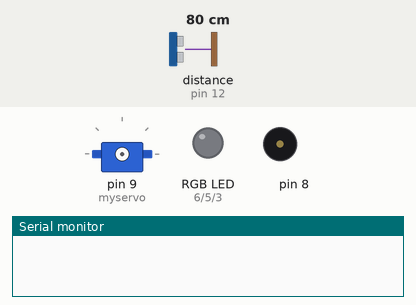
Recording of a sketch running on a simulated Arduino Uno, built with avr-gcc and run on an emulated ATmega328P. Parts: servo, an RGB LED mixed from three pins (HIGH = lit), buzzer (waves = sounding), the last lines printed to the serial monitor. Dashed ring = blinking. The inputs (shaded band) are chosen by the test bench; at power-on: distance to the obstacle (sensor on pin 12) 80 cm. The echo pulse lasts 58.3 µs per cm; random numbers use the default seed unless the sketch sets one.

Above: at 0.1 s.
At 2.2 s:
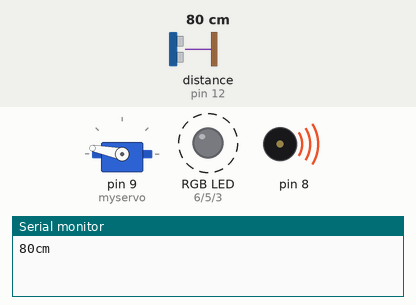
2.3 s: distance to the obstacle (sensor on pin 12) set to 96 cm
At 2.65 s:
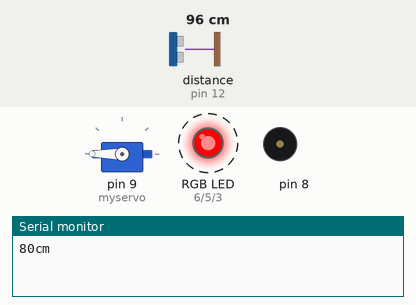
Timing chart, 0 to 5.2 s (numbered marks = the images above; inputs shaded):
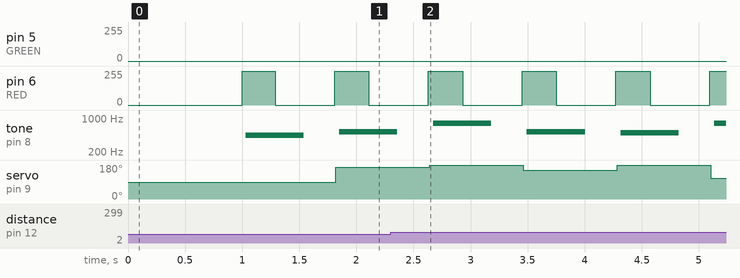

The sketch:

HouseGuard.ino
```cpp
#include <Servo.h>
#include <pitches.h>

//www.elegoo.com
//2016.12.08
#include "SR04.h"
#define TRIG_PIN 12
#define ECHO_PIN 11

// Define Pins
#define BLUE 3
#define GREEN 5
#define RED 6

Servo myservo;

SR04 sr04 = SR04(ECHO_PIN, TRIG_PIN);
long a;

// notes in the melody:
int melody[] = {
  NOTE_A4, NOTE_B4, NOTE_C5, NOTE_D5, NOTE_E5, NOTE_F5, NOTE_G5, NOTE_A5
};
int duration = 500;  // 500 miliseconds

void setup() {
  Serial.begin(9600);
  delay(1000);

  pinMode(RED, OUTPUT);
  pinMode(GREEN, OUTPUT);
  pinMode(BLUE, OUTPUT);
  digitalWrite(RED, HIGH);
  digitalWrite(GREEN, LOW);
  digitalWrite(BLUE, LOW);

  myservo.attach(9);
  myservo.write(90);// move servos to center position -> 90°
}

int last;

void loop() {
  a = sr04.Distance();

  if (abs(a - last) > 3 && a < 2000) {
    Serial.print(a);
    Serial.println("cm");
  }

  last = a;
  //delay(10);

  if (a < 100) {
    tone(8, melody[(int)random(0, 7)], 509);
    rainbow();
    spin();
  } else {
    greenPulse();
  }
}

// define variables
int redValue;
int greenValue;
int blueValue;

void rainbow() {
#define delayTime 1 // fading time between colors

  redValue = 255; // choose a value between 1 and 255 to change the color.
  greenValue = 0;
  blueValue = 0;


  // this is unnecessary as we've either turned on RED in SETUP
  // or in the previous loop ... regardless, this turns RED off
  // analogWrite(RED, 0);
  // delay(1000);

  for (int i = 0; i < 255; i += 1) // fades out red bring green full when i=255
  {
    redValue -= 1;
    greenValue += 1;
    // The following was reversed, counting in the wrong directions
    // analogWrite(RED, 255 - redValue);
    // analogWrite(GREEN, 255 - greenValue);
    analogWrite(RED, redValue);
    analogWrite(GREEN, greenValue);
    delay(delayTime);
  }

  redValue = 0;
  greenValue = 255;
  blueValue = 0;

  for (int i = 0; i < 255; i += 1) // fades out green bring blue full when i=255
  {
    greenValue -= 1;
    blueValue += 1;
    // The following was reversed, counting in the wrong directions
    // analogWrite(GREEN, 255 - greenValue);
    // analogWrite(BLUE, 255 - blueValue);
    analogWrite(GREEN, greenValue);
    analogWrite(BLUE, blueValue);
    delay(delayTime);
  }

  redValue = 0;
  greenValue = 0;
  blueValue = 255;

  for (int i = 0; i < 255; i += 1) // fades out blue bring red full when i=255
  {
    // The following code has been rearranged to match the other two similar sections
    blueValue -= 1;
    redValue += 1;
    // The following was reversed, counting in the wrong directions
    // analogWrite(BLUE, 255 - blueValue);
    // analogWrite(RED, 255 - redValue);
    analogWrite(BLUE, blueValue);
    analogWrite(RED, redValue);
    delay(delayTime);
  }
  delay(10);
}

float tick = 0;
void greenPulse() {
  tick += 0.03;
  redValue = 0;
  greenValue = abs(50 * sin(tick));
  blueValue = 0;

  analogWrite(BLUE, blueValue);
  analogWrite(RED, redValue);
  analogWrite(GREEN, greenValue);
  delay(10);
}

void spin() {
  myservo.write((int)random(0, 360));
}
```

Measured:
- by itself, pin 6 (RED): alternates 255/255 for 0.30 s and 0/255 for 0.52 s
- by itself, tone on pin 8: plays 784 Hz for 0.51 s, 523 Hz for 0.51 s, 494 Hz for 0.51 s, 784 Hz for 0.10 s
